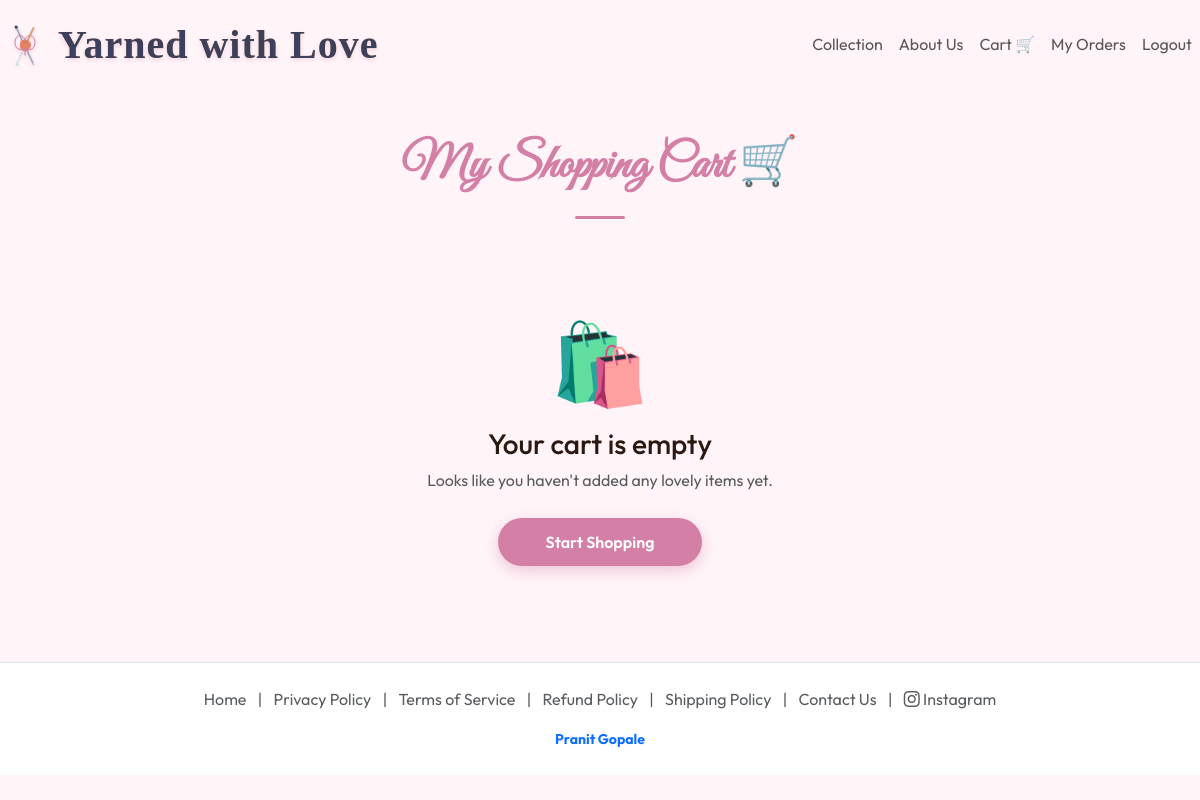
Before: /cart/ (signed in) with the older database file.
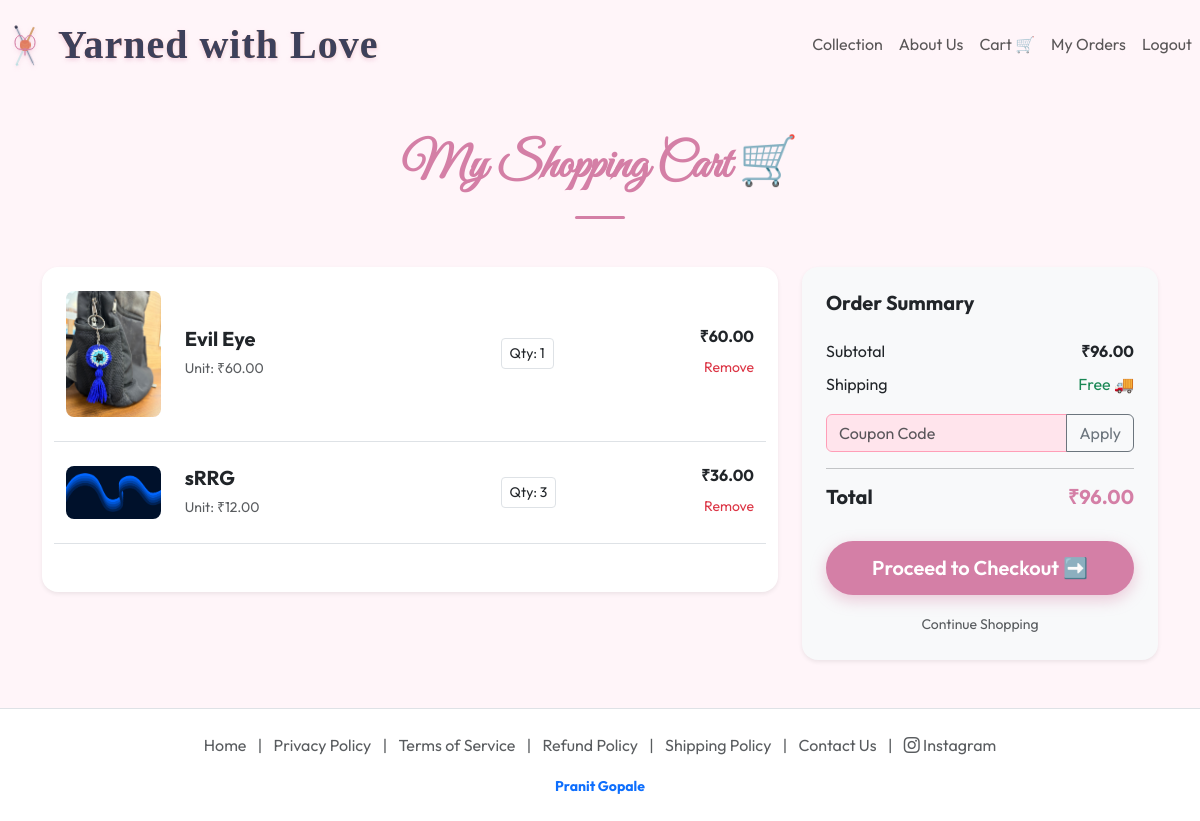
After: the same page with the newer database file.
### store/models.py (models this page shows, shortened)
class CartItem(models.Model):
    cart = models.ForeignKey(Cart, on_delete=models.CASCADE, related_name='items')
    product = models.ForeignKey(Product, on_delete=models.CASCADE)
    quantity = models.PositiveIntegerField(default=1, validators=[MinValueValidator(1)])
    customization_notes = models.TextField(blank=True, help_text="Special requests for this item")
    class Meta:
        unique_together = ['cart', 'product']
    def get_subtotal(self):
        return self.product.price * self.quantity

class Product(models.Model):
    artisan = models.ForeignKey(settings.AUTH_USER_MODEL, on_delete=models.CASCADE, related_name='products')
    category = models.ForeignKey(Category, on_delete=models.SET_NULL, null=True, blank=True)
    name = models.CharField(max_length=200)
    description = models.TextField()
    price = models.DecimalField(max_digits=10, decimal_places=2, validators=[MinValueValidator(0.01)])
    mrp = models.DecimalField(max_digits=10, decimal_places=2, null=True, blank=True, help_text="Maximum Retail Price (for discount display)")
    image = models.ImageField(upload_to='products/', blank=True, null=True)
    short_description = models.TextField(blank=True, help_text="Short intro for the product page")
    key_features = models.TextField(blank=True, help_text="Enter each feature on a new line")
    care_instructions = models.TextField(blank=True, help_text="Enter each instruction on a new line")
    specifications = models.TextField(blank=True, help_text="Comma-separated specs (e.g. 'Size: Small, Material: Cotton')")
    is_returnable = models.BooleanField(default=False, help_text="Is this item eligible for return?")
    estimated_days_to_complete = models.PositiveIntegerField(default=7, validators=[MinValueValidator(1)], help_text="Estimated days to make this item")
    is_active = models.BooleanField(default=True, help_text="Uncheck to hide this product")
    created_at = models.DateTimeField(auto_now_add=True)
    updated_at = models.DateTimeField(auto_now=True)
    class Meta:
        ordering = ['-created_at']
        indexes = [
            models.Index(fields=['artisan', '-created_at']),
            models.Index(fields=['category', '-created_at']),
            models.Index(fields=['is_active']),
        ]

class Cart(models.Model):
    user = models.OneToOneField(settings.AUTH_USER_MODEL, on_delete=models.CASCADE, related_name='cart')
    coupon = models.ForeignKey(Coupon, on_delete=models.SET_NULL, null=True, blank=True)
    created_at = models.DateTimeField(auto_now_add=True)
    updated_at = models.DateTimeField(auto_now=True)
    def get_subtotal(self):
        return sum(item.get_subtotal() for item in self.items.all())
    def get_total_price(self):
        total = self.get_subtotal()
        if self.coupon and self.coupon.active:
            discount = (total * self.coupon.discount_percentage) / 100
            return int(total - discount)
        return total

### store/views.py (the view)
# urls.py: path('cart/', views.view_cart, name='view_cart'),
@login_required
def view_cart(request):
    cart, created = Cart.objects.get_or_create(user=request.user)
    return render(request, 'store/cart.html', {'cart': cart})

### templates/store/cart.html (shortened to what this page needs)
{% extends 'base.html' %}
{% load static %}
{% block content %}
<div class="container py-5">
    <div class="text-center mb-5">
        <h1 class="display-5 fw-bold" style="font-family: 'Great Vibes', cursive; color: var(--primary-color);">My
            Shopping Cart 🛒</h1>
        <div class="section-divider"></div>
    </div>
    {% if cart.items.exists %}
    <div class="row">
        <div class="col-lg-8">
            <div class="card border-0 shadow-sm rounded-4 mb-4">
                <div class="card-body p-4">
                    {% for item in cart.items.all %}
                    <div class="row align-items-center mb-4 pb-4 border-bottom last-no-border">
                        <div class="col-3 col-md-2">
                            {% if item.product.image %}
                            <img src="{{ item.product.image.url }}" class="img-fluid rounded-3"
                                alt="{{ item.product.name }}">
                            {% else %}
                            <div class="bg-light rounded-3 d-flex align-items-center justify-content-center"
                                style="height: 80px;">🧶</div>
                            {% endif %}
                        </div>
                        <div class="col-9 col-md-5">
                            <h5 class="fw-bold mb-1"><a href="{% url 'product_detail' item.product.pk %}"
                                    class="text-decoration-none text-dark">{{ item.product.name }}</a></h5>
                            <small class="text-muted">Unit: ₹{{ item.product.price }}</small>
                        </div>
                        <div class="col-6 col-md-3 text-center mt-3 mt-md-0">
                            <div class="input-group input-group-sm w-75 mx-auto">
                                <span class="input-group-text bg-white">Qty: {{ item.quantity }}</span>
                            </div>
                        </div>
                        <div class="col-6 col-md-2 text-end mt-3 mt-md-0">
                            <h6 class="fw-bold mb-2">₹{{ item.get_subtotal }}</h6>
                            <a href="{% url 'remove_from_cart' item.pk %}"
                                class="text-danger small text-decoration-none">Remove</a>
                        </div>
                    </div>
                    {% endfor %}
                </div>
            </div>
        </div>
        <div class="col-lg-4">
            <div class="card border-0 shadow-sm rounded-4 bg-light">
                <div class="card-body p-4">
                    <h5 class="fw-bold mb-4">Order Summary</h5>
                    <div class="d-flex justify-content-between mb-2">
                        <span>Subtotal</span>
                        <span class="fw-bold">₹{{ cart.get_total_price }}</span>
                    </div>
                    <div class="d-flex justify-content-between mb-3">
                        <span>Shipping</span>
                        <span class="text-success">Free 🚚</span>
                    </div>
                    {% if cart.coupon %}
                    <div class="d-flex justify-content-between mb-2">
                        <span class="text-success">Coupon ({{ cart.coupon.code }})</span>
                        <span class="text-success">-₹{{ cart.get_discount_amount }}</span>
                    </div>
                    <div class="mb-3 text-end">
                        <a href="{% url 'remove_coupon' %}" class="small text-danger text-decoration-none">Remove
                            Coupon</a>
                    </div>
                    {% else %}
                    <form action="{% url 'apply_coupon' %}" method="post" class="mb-3">
                        <div class="input-group">
                            <input type="text" name="code" class="form-control" placeholder="Coupon Code">
                            <button class="btn btn-outline-secondary" type="submit">Apply</button>
                        </div>
                    </form>
                    {% endif %}
                    <hr>
                    <div class="d-flex justify-content-between mb-4">
                        <span class="h5 fw-bold">Total</span>
                        <span class="h5 fw-bold" style="color: var(--primary-color);">₹{{ cart.get_total_price }}</span>
                    </div>
                    <div class="d-grid">
                        <a href="{% url 'checkout' %}" class="btn btn-main btn-lg">Proceed to Checkout ➡️</a>
                    </div>
                    <div class="text-center mt-3">
                        <a href="{% url 'product_list' %}" class="text-muted small text-decoration-none">Continue
                            Shopping</a>
                    </div>
                </div>
            </div>
        </div>
    </div>
    {% else %}
    <div class="text-center py-5">
        <div class="display-1 mb-3">🛍️</div>
        <h3>Your cart is empty</h3>
        <p class="text-muted mb-4">Looks like you haven't added any lovely items yet.</p>
        <a href="{% url 'product_list' %}" class="btn btn-main px-5">Start Shopping</a>
    </div>
    {% endif %}
</div>
{% endblock %}

### templates/base.html (shortened to what this page needs)
{% load static %}
<!DOCTYPE html>
<html lang="en">
<head>
    <link href="https://cdn.jsdelivr.net/npm/bootstrap@5.3.0/dist/css/bootstrap.min.css" rel="stylesheet">
    <link rel="stylesheet" href="https://cdn.jsdelivr.net/npm/bootstrap-icons@1.10.0/font/bootstrap-icons.css">
    <link rel="stylesheet" href="{% static 'css/style.css' %}?v={% now 'U' %}">
</head>
<body>
    <div id="content-wrapper">
        {% include 'navbar.html' %}
        <div class="container-fluid p-0">
            {% block content %}{% endblock %}
        </div>
        {% include 'footer.html' %}
    </div>
</body>
</html>

### templates/navbar.html (shortened to what this page needs)
{% load static %}
<nav class="navbar navbar-expand-lg">
    <div class="container-fluid p-0">
        <a class="navbar-brand logo d-flex align-items-center" href="{% url 'product_list' %}">
            <span style="font-family: 'Cinzel', serif; font-weight: 600; color: #3d405b; letter-spacing: 1px;">Yarned
                with Love</span>
        </a>
        <div class="collapse navbar-collapse" id="navbarNav">
            <ul class="navbar-nav ms-auto nav-links align-items-center">
                {% if user.is_authenticated %}
                {% if user.is_artisan %}
                <li class="nav-item">
                    <a class="nav-link fw-bold text-primary" href="{% url 'artisan_dashboard' %}">🎨 Dashboard</a>
                </li>
                <li class="nav-item">
                    <a class="nav-link" href="{% url 'artisan_products_list' %}">Collection</a>
                </li>
                <li class="nav-item">
                    <a class="nav-link" href="{% url 'about_us' %}">About Us</a>
                </li>
                <li class="nav-item">
                    <form action="{% url 'account_logout' %}" method="post" class="d-inline">
                        {% csrf_token %}
                        <button type="submit" class="nav-link btn-logout"
                            style="background: none; border: none; cursor: pointer;">Logout</button>
                    </form>
                </li>
                {% else %}
                <li class="nav-item">
                    <a class="nav-link" href="{% url 'collection' %}">Collection</a>
                </li>
                <li class="nav-item">
                    <a class="nav-link" href="{% url 'about_us' %}">About Us</a>
                </li>
                <li class="nav-item">
                    <a class="nav-link" href="{% url 'view_cart' %}">Cart 🛒</a>
                </li>
                <li class="nav-item">
                    <a class="nav-link" href="{% url 'my_orders' %}">My Orders</a>
                </li>
                <li class="nav-item">
                    <form action="{% url 'account_logout' %}" method="post" class="d-inline">
                        <button type="submit" class="nav-link btn-logout"
                            style="background: none; border: none; cursor: pointer;">Logout</button>
                    </form>
                </li>
                {% endif %}
                {% endif %}
            </ul>
        </div>
    </div>
</nav>

### templates/footer.html
<footer class="text-center py-4 mt-auto border-top bg-white">
    <div class="container">
        <div class="mb-3">
            <a href="{% url 'product_list' %}" class="text-decoration-none text-muted mx-2">Home</a>
            <span class="text-muted">|</span>
            <a href="{% url 'privacy_policy' %}" class="text-decoration-none text-muted mx-2">Privacy Policy</a>
            <span class="text-muted">|</span>
            <a href="{% url 'terms_of_service' %}" class="text-decoration-none text-muted mx-2">Terms of Service</a>
            <span class="text-muted">|</span>
            <a href="{% url 'refund_policy' %}" class="text-decoration-none text-muted mx-2">Refund Policy</a>
            <span class="text-muted">|</span>
            <a href="{% url 'shipping_policy' %}" class="text-decoration-none text-muted mx-2">Shipping Policy</a>
            <span class="text-muted">|</span>
            <a href="{% url 'contact_us' %}" class="text-decoration-none text-muted mx-2">Contact Us</a>
            <span class="text-muted">|</span>
            <a href="https://www.instagram.com/_yarned.with.love_/" target="_blank"
                class="text-decoration-none text-muted mx-2">
                <i class="bi bi-instagram"></i> Instagram
            </a>
        </div>
        <p class="mb-0 text-muted small">
            <a href="https://portfo-d50i.onrender.com/" target="_blank"
                class="text-decoration-none fw-bold text-primary">Pranit Gopale</a>
        </p>
    </div>
</footer>

### static/css/style.css (style rules this page uses)
:root { --primary-color: #d47fa6; --secondary-color: #ff9eb7; --accent-color: #eebbce; --bg-light: #fff5f9; --text-dark: #2c1810; --white: #ffffff; --shadow: 0 10px 30px rgba(212, 127, 166, 0.15); }
body { font-family: 'Outfit', sans-serif; color: var(--text-dark); background-color: var(--bg-light); margin: 0; line-height: 1.6; }
a { text-decoration: none; color: inherit; transition: 0.3s; }
.section-divider { width: 50px; height: 3px; background: var(--primary-color); margin: 20px auto; border-radius: 2px; }
.logo { font-family: 'Great Vibes', cursive !important; font-weight: 400; font-size: 2.5rem !important; background: linear-gradient(to right, #e07a5f, #f2cc8f, #e07a5f); background-size: 200% auto; -webkit-background-clip: text; background-clip: text; color: transparent; animation: shine 4s linear infinite; position: relative; display: inline-block; filter: drop-shadow(0 2px 2px rgba(212, 127, 166, 0.3)); padding-right: 15px; }
.btn-main { background: var(--primary-color); color: white; padding: 12px 35px; border-radius: 50px; font-weight: 600; box-shadow: 0 5px 15px rgba(212, 127, 166, 0.4); border: none; }
.form-control { background-color: #ffe4ec !important; border: 1px solid var(--secondary-color); color: var(--text-dark); }
.navbar-logo-anim { height: 50px; width: 50px; overflow: visible; }

Changed rows visible on the page:
added CartItem: product.image (picture), product.name "Evil Eye", product.price "60.00", quantity "1", get_subtotal "60.00"
added CartItem: product.image (picture), product.name "sRRG", product.price "12.00", quantity "3", get_subtotal "36.00"
now on this page (row edited): Cart: get_total_price "96.00"
Other visible differences:
text no longer shown: "🛍️ Your cart is empty Looks like you haven't added any lovely items yet. Start Shopping"
text now shown: "Order Summary Subtotal ₹ Shipping Free 🚚 Apply Total ₹ Proceed to Checkout ➡️ Continue Shopping"
